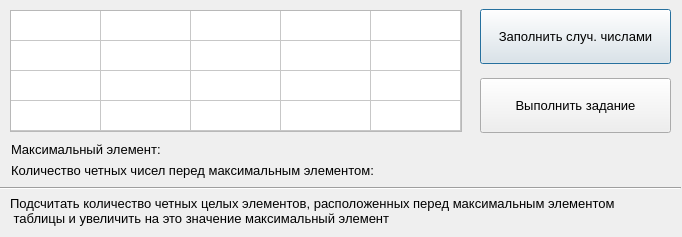
<?xml version="1.0" encoding="UTF-8"?>
<ui version="4.0">
 <class>Dialog</class>
 <widget class="QDialog" name="Dialog">
  <property name="geometry">
   <rect>
    <x>0</x>
    <y>0</y>
    <width>682</width>
    <height>237</height>
   </rect>
  </property>
  <property name="minimumSize">
   <size>
    <width>682</width>
    <height>237</height>
   </size>
  </property>
  <property name="maximumSize">
   <size>
    <width>682</width>
    <height>237</height>
   </size>
  </property>
  <property name="windowTitle">
   <string>Dialog</string>
  </property>
  <widget class="QTableWidget" name="tableWidget">
   <property name="enabled">
    <bool>true</bool>
   </property>
   <property name="geometry">
    <rect>
     <x>10</x>
     <y>10</y>
     <width>452</width>
     <height>122</height>
    </rect>
   </property>
   <property name="minimumSize">
    <size>
     <width>441</width>
     <height>0</height>
    </size>
   </property>
   <property name="maximumSize">
    <size>
     <width>455</width>
     <height>220</height>
    </size>
   </property>
   <property name="font">
    <font>
     <pointsize>10</pointsize>
    </font>
   </property>
   <property name="rowCount">
    <number>4</number>
   </property>
   <attribute name="horizontalHeaderVisible">
    <bool>false</bool>
   </attribute>
   <attribute name="horizontalHeaderCascadingSectionResizes">
    <bool>false</bool>
   </attribute>
   <attribute name="horizontalHeaderMinimumSectionSize">
    <number>55</number>
   </attribute>
   <attribute name="horizontalHeaderDefaultSectionSize">
    <number>90</number>
   </attribute>
   <attribute name="verticalHeaderVisible">
    <bool>false</bool>
   </attribute>
   <attribute name="verticalHeaderHighlightSections">
    <bool>false</bool>
   </attribute>
   <row>
    <property name="text">
     <string/>
    </property>
   </row>
   <row>
    <property name="text">
     <string/>
    </property>
   </row>
   <row>
    <property name="text">
     <string/>
    </property>
   </row>
   <row>
    <property name="text">
     <string/>
    </property>
   </row>
   <column>
    <property name="text">
     <string>C1</string>
    </property>
   </column>
   <column>
    <property name="text">
     <string>C2</string>
    </property>
   </column>
   <column>
    <property name="text">
     <string>C3</string>
    </property>
   </column>
   <column>
    <property name="text">
     <string>C4</string>
    </property>
   </column>
   <column>
    <property name="text">
     <string>C5</string>
    </property>
   </column>
  </widget>
  <widget class="QPushButton" name="btn_random_number">
   <property name="geometry">
    <rect>
     <x>480</x>
     <y>9</y>
     <width>191</width>
     <height>55</height>
    </rect>
   </property>
   <property name="font">
    <font>
     <family>Segoe UI</family>
     <pointsize>10</pointsize>
    </font>
   </property>
   <property name="text">
    <string>Заполнить случ. числами</string>
   </property>
  </widget>
  <widget class="QPushButton" name="btn_solve">
   <property name="geometry">
    <rect>
     <x>480</x>
     <y>78</y>
     <width>191</width>
     <height>55</height>
    </rect>
   </property>
   <property name="font">
    <font>
     <family>Segoe UI</family>
     <pointsize>10</pointsize>
    </font>
   </property>
   <property name="text">
    <string>Выполнить задание</string>
   </property>
  </widget>
  <widget class="QLabel" name="label_max_el">
   <property name="geometry">
    <rect>
     <x>11</x>
     <y>141</y>
     <width>331</width>
     <height>16</height>
    </rect>
   </property>
   <property name="font">
    <font>
     <family>Segoe UI</family>
     <pointsize>10</pointsize>
    </font>
   </property>
   <property name="text">
    <string>Максимальный элемент:</string>
   </property>
  </widget>
  <widget class="QLabel" name="label_sum">
   <property name="geometry">
    <rect>
     <x>11</x>
     <y>160</y>
     <width>421</width>
     <height>20</height>
    </rect>
   </property>
   <property name="font">
    <font>
     <family>Segoe UI</family>
     <pointsize>10</pointsize>
    </font>
   </property>
   <property name="text">
    <string>Количество четных чисел перед максимальным элементом:</string>
   </property>
  </widget>
  <widget class="QLabel" name="label_task_1">
   <property name="geometry">
    <rect>
     <x>10</x>
     <y>190</y>
     <width>681</width>
     <height>41</height>
    </rect>
   </property>
   <property name="font">
    <font>
     <family>Segoe UI</family>
     <pointsize>10</pointsize>
    </font>
   </property>
   <property name="text">
    <string>Подсчитать количество четных целых элементов, расположенных перед максимальным элементом 
 таблицы и увеличить на это значение максимальный элемент</string>
   </property>
  </widget>
  <widget class="QLabel" name="label_error">
   <property name="geometry">
    <rect>
     <x>350</x>
     <y>144</y>
     <width>321</width>
     <height>31</height>
    </rect>
   </property>
   <property name="font">
    <font>
     <family>Segoe UI</family>
     <pointsize>13</pointsize>
     <weight>50</weight>
     <bold>false</bold>
    </font>
   </property>
   <property name="styleSheet">
    <string notr="true">color: rgb(170, 0, 0);</string>
   </property>
   <property name="text">
    <string/>
   </property>
  </widget>
  <widget class="Line" name="line">
   <property name="geometry">
    <rect>
     <x>0</x>
     <y>180</y>
     <width>681</width>
     <height>16</height>
    </rect>
   </property>
   <property name="orientation">
    <enum>Qt::Horizontal</enum>
   </property>
  </widget>
 </widget>
 <resources/>
 <connections/>
</ui>
